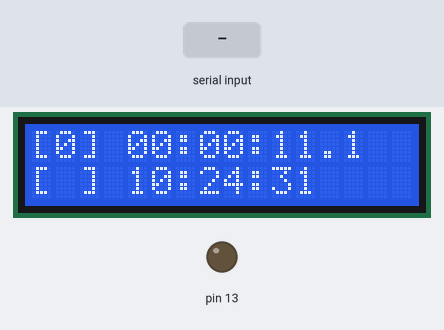
Bench run of a program on a simulated Arduino Uno, built with avr-gcc and run on an emulated ATmega328P. Shown: 16×2 character LCD, output pins drawn as LEDs (lit = HIGH). The test bench sets the inputs (shaded band). The local clock reads 2024-03-15 10:24:30 at power-on unless the program sets it; EEPROM starts erased; what the program prints to the serial monitor is not drawn.

Above: at 1.2 s.
1.3 s: "ON\n" received over Serial
At 1.56 s:
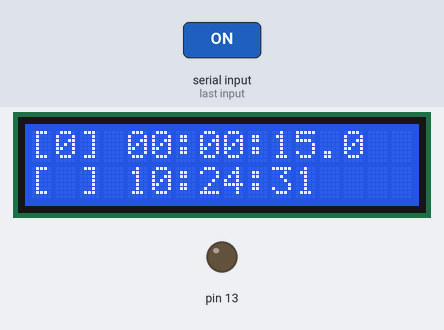
2.9 s: byte 13 (13) received over Serial
At 2.95 s:
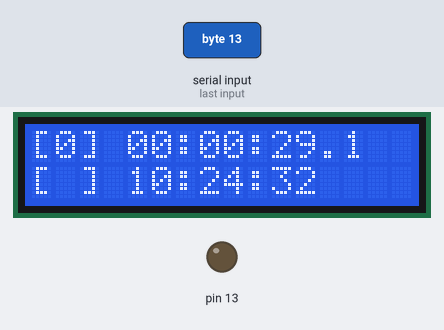

The program:

main.cpp
```cpp
#include "LiquidCrystal.h"
#include "RtcDS1302.h"
#include <Arduino.h>
#include <EEPROM.h>

// struktura nosi s seboj podatke za opis nekega elementa
// nas element bo vnos preko serijskega vhoda
struct polje_vnosa_t
{
  byte dolzina;
  char niz[21];
  byte pozicija;
  bool niz_vnesen;
} vnos = {21, "", 0, false};

void vnos_niza(polje_vnosa_t &v)
{
  char c; // zacasni znak
  while (Serial.available())
  {
    // preberemo s serijskega vmesnika
    c = Serial.read();

    if ((c >= ' ') && (c <= 127))
    {
      Serial.print(c);
      // če smo prekoračili velikost vnosa, damo zvonček (bell)
      if (v.pozicija >= vnos.dolzina - 1)
      {
        // Serial.print('\a');
        // v nasprotnem primeru damo znak k nizu
      }
      else
      {
        v.niz[v.pozicija] = c;
        v.pozicija = v.pozicija + 1; // števec povečamo za 1
      }
    }
    // kaj pa če pošljemo <ENTER> ali druge tipke
    if (c == 13)
    {
      // Serial.print("<ENTER>");
      v.niz[v.pozicija] = 0;
      v.niz_vnesen = true;
      // Serial.print("\nVnesli ste: ");
      // Serial.println(v.niz);
      v.pozicija = 0; // števec resetiramo na 0
    }
    // BACKSPACE
    if (c == 8)
    {
      Serial.print(c);   // gremo en znak nazaj
      Serial.print(" "); // izpišemo presledek
      Serial.print(c);   // in gremo spet znak nazaj
      if (v.pozicija > 0)
        v.pozicija = v.pozicija - 1;
    }
    // TAB
    if (c == 9)
    {
      Serial.print("<TAB>");
    }
    // ESC
    if (c == 27)
    {
      Serial.print("<ESC>");
      v.niz[0] = 0;
      v.pozicija = 0;
    }
  }
}

#define RS 12
#define EN 11
#define LCD_D4 5
#define LCD_D5 4
#define LCD_D6 3
#define LCD_D7 2

// RTC pins
#define SCLK A0 // CLK
#define IO A1   // DAT
#define CE A2   // RST

bool stanje_led = HIGH; // bool je vrsta spremenljivke, ki je lahko true ali false
LiquidCrystal lcd(RS, EN, LCD_D4, LCD_D5, LCD_D6, LCD_D7);

unsigned long cas;
RtcDateTime rtc_dt;
ThreeWire myWire(IO, SCLK, CE); // IO, SCLK, CE
RtcDS1302<ThreeWire> Rtc(myWire);

void izpisi_uro()
{
  rtc_dt = Rtc.GetDateTime();

  char buffer[50];
  snprintf(buffer, sizeof buffer, "%02d:%02d:%02d", rtc_dt.Hour(), rtc_dt.Minute(), rtc_dt.Second());
  Serial.println(buffer);
}

void spremeni_uro(byte hh, byte mm, byte ss)
{
  rtc_dt = Rtc.GetDateTime();
  RtcDateTime nov = RtcDateTime(rtc_dt.Year(), rtc_dt.Month(), rtc_dt.Day(), hh, mm, ss);
  Rtc.SetDateTime(nov);
}

void setup()
{
  Serial.begin(115200);

  Rtc.Begin();
  izpisi_uro();
  pinMode(13, OUTPUT);
  // stanje led preberemo iz EEPROMa
  stanje_led = EEPROM.read(0);

  lcd.begin(16, 2);
  lcd.print("Hello!");
  cas = millis();
}

// v myDelay izvajamo vnos, ponavaljamo delay vsako milisekundo, tolikokrat, kot smo zahtevali v i
void myDelay(int i)
{
  for (int j; j < i; j++)
  {
    delay(1);        // 1 ms
    vnos_niza(vnos); // pogledamo, če je kaj za vnesti
  }
}

int error_pos;

bool ali_je_pravilna_ura(char *niz, byte len, byte *hh, byte *mm, byte *ss)
{ // 10:00:59  0x31 0x30 0x2B 0x30 0x30 0x2b 0x35 0x39
  byte b = 0;
  if (len != 8) // če je zadeva dolga različno od 8, sploh ne preverjamo, je zanič...
    return false;
  // če drugi in peti znak nista ':', niz tudi zanič...
  if ((niz[2] != ':') || (niz[5] != ':'))
    return false;
  do
  {
    // 2. in 5. znaka ne pregledujemo
    if ((b == 2) || (b == 5))
    {
      continue;
    }
    // če znak ni števka, je niz zanič
    if ((niz[b] < '0') || (niz[b] > '9'))
    {
      return false;
    }
  } while (++b < len); // najprej povečaj b in ponovi zanko, če je še vedno manjši od dolžine
  // // todo: še preverimo, če so ure, minute, sekunde v dovoljenem rangu
  byte h, m, s;

  //     '1'                  '0'
  h = (niz[0] - 48) * 10 + (niz[1] - 48); // 0 <= h < 24
  m = (niz[3] - 48) * 10 + (niz[4] - 48); // 0 <= m < 60
  s = (niz[6] - 48) * 10 + (niz[7] - 48); // 0 <= s < 60

  // Serial.print(h);
  // Serial.print(":");
  // Serial.print(m);
  // Serial.print(":");
  // Serial.println(s);
  if (!((h >= 0) && (h < 24)))
    return false;
  if (!((m >= 0) && (h < 60)))
    return false;
  if ((s < 0) || (s >= 60))
  {
    return false;
  }
  *hh = h;
  *mm = m;
  *ss = s;
  return true;
}

byte hh, mm, ss, mmm, dd; // ure, minute, sekunde, milisekunde, dnevi
byte ahh, amm, ass;
byte alarm_vkljucen = false;

void nastavi_alarm(byte h, byte m, byte s)
{
  ahh = h;
  amm = m;
  ass = s;
  alarm_vkljucen = true;
}

void izkljuci_alarm()
{
  alarm_vkljucen = false;
}

bool preveri_alarm()
{
  if (!alarm_vkljucen)
    return false;
  rtc_dt = Rtc.GetDateTime();

  int now = rtc_dt.Hour() * 60 * 60 +
            rtc_dt.Minute() * 60 +
            rtc_dt.Second();

  int alarm = hh * 60 * 60 +
              mm * 60 +
              ss;

  if (now < alarm)
    return false;
  if (now > alarm + 180)
    return false;
  return true;
};

char buffer[20];

// brali bomo s serijskega vhoda vse dokler uporabnik ne pošlje tipke <enter> ali pa preberemo 20 znakov.
void loop()
{
  vnos_niza(vnos);
  if (vnos.niz_vnesen)
  {
    vnos.niz_vnesen = false;
    if (strcmp(vnos.niz, "ON") == 0)
    {
      Serial.println("\nLED zdaj utripa");
      stanje_led = HIGH;
      // stanje si zapomnimo v EEPROM
      EEPROM.write(0, stanje_led);
    }
    else if (strcmp(vnos.niz, "OFF") == 0)
    {
      Serial.println("\nLED zdaj ne utripa več");
      stanje_led = LOW;
      // stanje si zapomnimo v EEPROM
      EEPROM.write(0, stanje_led);
    }
    // tu preverjamo situacijo pri ukazu URA
    else if (strncmp(vnos.niz, "URA", 3) == 0)
    {
      if (strlen(vnos.niz) == 3)
        izpisi_uro();
      // URA HH:MM:SS
      // če dolžina niza ni 12 in
      if (strlen(vnos.niz) == 12)
      { // URA 10:00:00
        // if (ali_je_pravilna_ura(&vnos.niz[4]))
        if (ali_je_pravilna_ura(vnos.niz + 4, 8, &hh, &mm, &ss))
        {
          // Serial.println("Ura je pravilno vnešena");
          spremeni_uro(hh, mm, ss);
        }
        else
        {
          Serial.println("Ura ni pravilno vnešena");
        }
      }
      else
      {
        Serial.println("\nParameter ukaza ni pravi. URA hh:mm:ss z vodilnimi ničlami.");
      }
    }
    else
    {
      // drugače pa samo izpišemo, kaj je uporabnik vnesel
      Serial.print("\nVnesli ste niz: ");
      Serial.println(vnos.niz);
      Serial.print("\nDolzina je bila ");
      Serial.println(strlen(vnos.niz));
    }
  }
  // digitalWrite(13, stanje_led);
  // myDelay(1000);
  // digitalWrite(13, LOW);
  // myDelay(1000);
  cas = millis();   // tukaj dobimo celotni čas v ms
  mmm = cas % 1000; // samo milisekunde dobimo kot ostanek pri deljenju s 1000
  cas = cas / 100;  // cas zdaj delimo s 1000, da dobimo sekunde
  ss = cas % 60;    // samo sekunde bodo enake ostanku pri deljenju s 60
  cas /= 60;        // cas = cas / 60;  celimo cas s 60
  mm = cas % 60;
  cas /= 60;     // zdaj dobimo ure
  hh = cas % 24; // samo ure dobimo kot ostanek pri deljenju s 24
  cas /= 24;     // če zdaj cas delimo s 24, dobimo dneve
  dd = cas;      // mesecev in let se nam še ne da

  // strncpy(buffer, "Vegovacraft",12);
  lcd.setCursor(0, 0); // postavimo v zgornjo vrstico
  snprintf(buffer, 15, "[%d] %02d:%02d:%02d.%1d", dd, hh, mm, ss, mmm / 100);
  lcd.print(buffer);

  lcd.setCursor(0, 1); // postavimo v spodnjo vrstico
  rtc_dt = Rtc.GetDateTime();

  // (bool) ? true : false
  // (2>1) ? 2 : 0     ....-> izraz vrne 2
  // (2<1) ? 2 : 0     ....-> izraz vrne 0
  // (2<1) ? 'A': 'B'     ....-> izraz vrne 'B'

  snprintf(buffer, 15, "[%c] %02d:%02d:%02d", preveri_alarm() ? 'A' : ' ', rtc_dt.Hour(), rtc_dt.Minute(), rtc_dt.Second());
  lcd.print(buffer);
}
```
